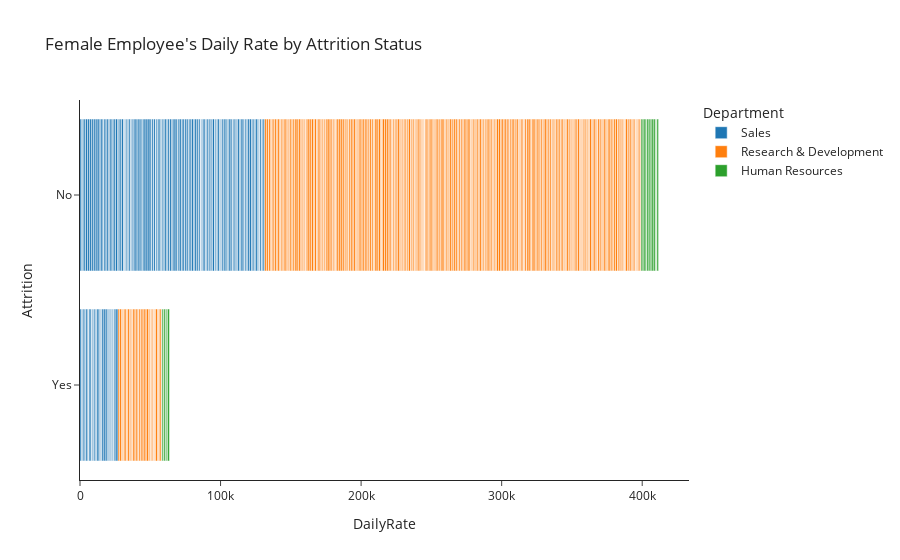

Source (notebook cell):
### Code cell
fig = px.bar(df.query("Gender=='Female'"),x='DailyRate',y='Attrition',color='Department',orientation='h',title="Female Employee's Daily Rate by Attrition Status")
fig.show()

### Figure 1 — Plotly figure (JSON) as saved in the notebook; plotly's stock layout.template omitted (floating-point values rounded to 4 significant figures; data arrays with more than 128 entries replaced by an {"elided": "..."} marker saying what was removed)
{"data": [{"alignmentgroup": "True", "hovertemplate": "Department=Sales<br>DailyRate=%{x}<br>Attrition=%{y}<extra></extra>", "legendgroup": "Sales", "marker": {"color": "#1F77B4", "pattern": {"shape": ""}}, "name": "Sales", "offsetgroup": "Sales", "orientation": "h", "showlegend": true, "textposition": "auto", "type": "bar", "x": {"elided": "189 int values"}, "xaxis": "x", "y": {"elided": "189 str values"}, "yaxis": "y"}, {"alignmentgroup": "True", "hovertemplate": "Department=Research & Development<br>DailyRate=%{x}<br>Attrition=%{y}<extra></extra>", "legendgroup": "Research & Development", "marker": {"color": "#FF7F0E", "pattern": {"shape": ""}}, "name": "Research & Development", "offsetgroup": "Research & Development", "orientation": "h", "showlegend": true, "textposition": "auto", "type": "bar", "x": {"elided": "379 int values"}, "xaxis": "x", "y": {"elided": "379 str values"}, "yaxis": "y"}, {"alignmentgroup": "True", "hovertemplate": "Department=Human Resources<br>DailyRate=%{x}<br>Attrition=%{y}<extra></extra>", "legendgroup": "Human Resources", "marker": {"color": "#2CA02C", "pattern": {"shape": ""}}, "name": "Human Resources", "offsetgroup": "Human Resources", "orientation": "h", "showlegend": true, "textposition": "auto", "type": "bar", "x": [1420, 142, 1355, 988, 426, 1112, 141, 1383, 991, 1147, 1398, 1107, 1176, 528, 176, 600, 920, 1337, 309, 1146], "xaxis": "x", "y": ["No", "No", "No", "Yes", "Yes", "No", "No", "No", "No", "No", "No", "Yes", "No", "No", "No", "Yes", "Yes", "Yes", "No", "No"], "yaxis": "y"}], "layout": {"barmode": "relative", "legend": {"title": {"text": "Department"}, "tracegroupgap": 0}, "title": {"text": "Female Employee's Daily Rate by Attrition Status"}, "xaxis": {"anchor": "y", "domain": [0, 1], "title": {"text": "DailyRate"}}, "yaxis": {"anchor": "x", "domain": [0, 1], "title": {"text": "Attrition"}}}}
